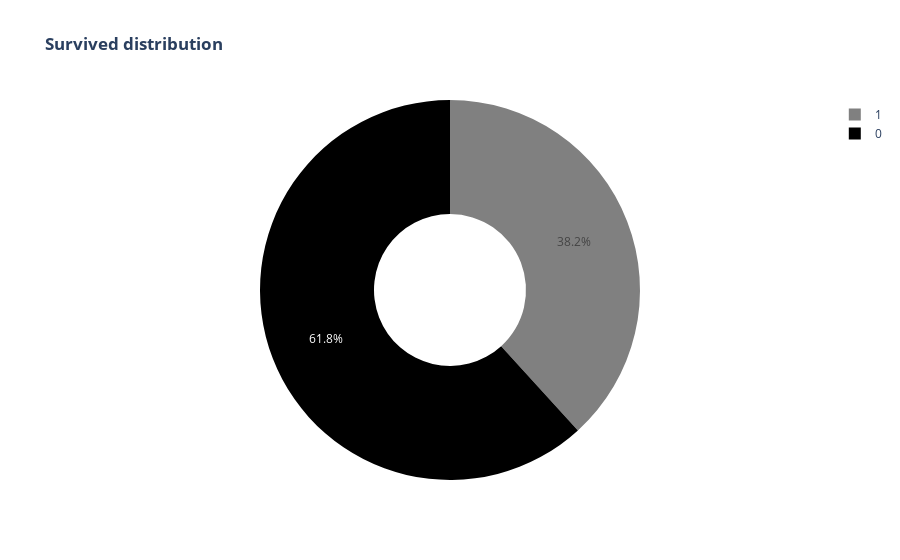

Write notebook code for a chart like this one.
### Code cell
# Create a pie (donut) chart to show the survival distribution
px.pie(
    data,
    # Dataset used to generate the pie chart

    names="Survived",
    # Column that defines the pie slices (0 = Not Survived, 1 = Survived)

    color="Survived",
    # Use the Survived column to control slice colors

    title="<b>Survived distribution</b>",
    # Chart title with bold formatting using HTML tags

    color_discrete_map={0: "black", 1: "grey"},
    # Manually assign colors to each category:
    # 0 -> blue  (Not Survived)
    # 1 -> green (Survived)

    category_orders={"Survived": [1, 0]},
    # Control the order of categories in the pie chart
    # Survived (1) appears before Not Survived (0)

    hole=0.4,
    # Create a donut chart by adding a hole in the center
    # 0.4 controls the hole size (40% of the radius)
)

### Figure 1 — Plotly figure (JSON) as saved in the notebook; plotly's stock layout.template omitted (floating-point values rounded to 4 significant figures; data arrays with more than 128 entries replaced by an {"elided": "..."} marker saying what was removed)
{"data": [{"customdata": {"elided": "889x1 int values"}, "direction": "clockwise", "domain": {"x": [0, 1], "y": [0, 1]}, "hole": 0.4, "hovertemplate": "Survived=%{customdata[0]}<extra></extra>", "labels": {"elided": "889 int values"}, "legendgroup": "", "marker": {"colors": {"elided": "889 str values"}}, "name": "", "showlegend": true, "sort": false, "type": "pie"}], "layout": {"legend": {"tracegroupgap": 0}, "title": {"text": "<b>Survived distribution</b>"}}}
